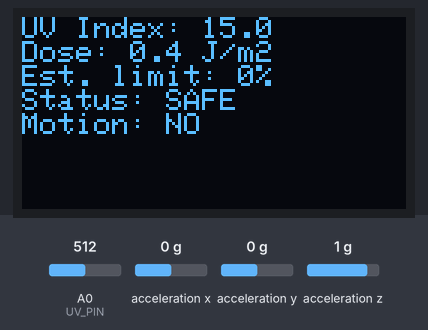
Recording of a sketch running on a simulated Arduino Uno, built with avr-gcc and run on an emulated ATmega328P. Shown: 128×64 one-colour display. Wiring (inferred from the names in the program): MPU-6050 motion sensor at I2C address 0x68. The inputs (shaded band) are chosen by the test bench; at power-on: acceleration x 0 g, A0 (UV_PIN) = 512, acceleration y 0 g, acceleration z 1 g. What the sketch prints to the serial monitor is not drawn.

Above: at 2.0 s.
2.1 s: acceleration x set to -1.4 g
At 3.8 s:
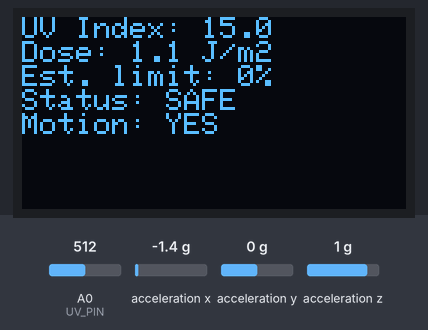
6.2 s: A0 (UV_PIN) set to 90
At 7.8 s:
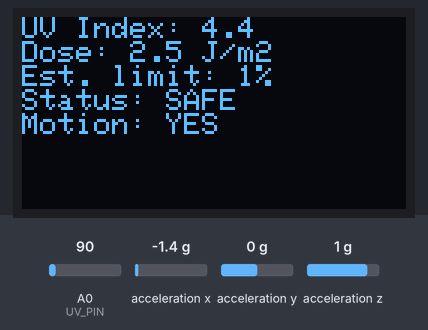
9.5 s: A0 (UV_PIN) set to 5
At 10.3 s:
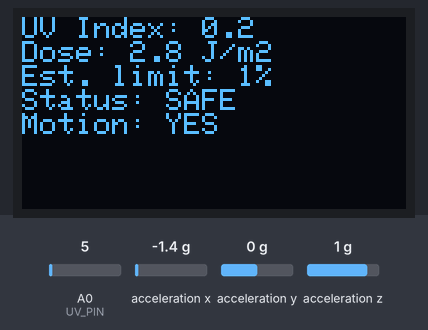
11.5 s: A0 (UV_PIN) set to 60
At 12.8 s:
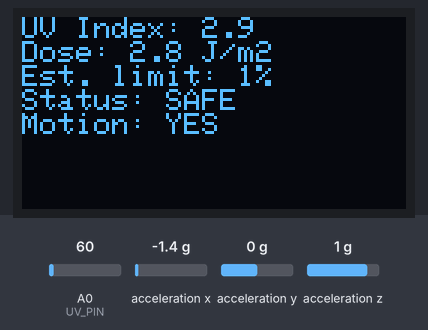
14.5 s: acceleration x set to 0 g
At 15.3 s:
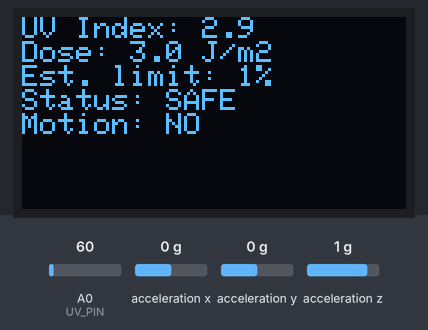
17.5 s: acceleration y set to -1.4 g
At 18.8 s:
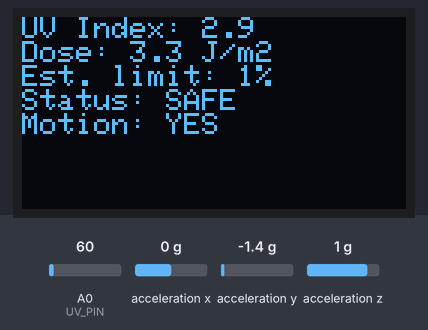
Timing chart, 0 to 20.5 s (numbered marks = the images above; inputs shaded):
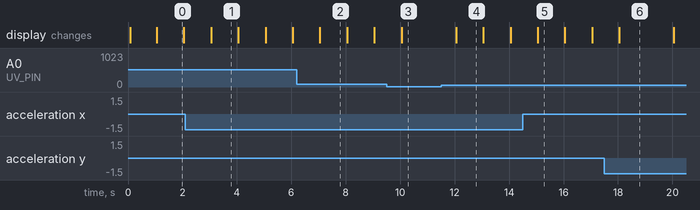

Measured:
- after the input at 2.1 s, the display: changes after 0.95 s (image 1)
- after the input at 11.5 s, the display: changes after 0.55 s (image 4)
- after the input at 14.5 s, the display: changes after 0.55 s (image 5)
- after the input at 17.5 s, the display: changes after 0.55 s (image 6)
- what the display in image 0 shows lasts 1.0 s, from 1.1 s to 2.1 s

The sketch:

smart_uv_monitor.ino
```cpp
#include <Wire.h>
#include "uv_sensor.h"
#include "mpu6050_handler.h"
#include "oled_display.h"
#include "exposure_calculator.h"
#include "alert_manager.h"

// Hardware: Arduino Uno, GUVA-S12SD analog UV module, MPU6050,
// SSD1306 128x64 I2C OLED, passive/active buzzer.
const uint8_t UV_PIN = A0;
const uint8_t BUZZER_PIN = 8;

UVSensor uvSensor(UV_PIN);
MPU6050Handler motion;
OLEDDisplay display;
ExposureCalculator exposure;
AlertManager alerts(BUZZER_PIN);

unsigned long lastSampleMs = 0;
const unsigned long SAMPLE_INTERVAL_MS = 1000;
const uint8_t SKIN_PROFILE = 3; // 1..6; set to the user's chosen profile

void setup() {
  Serial.begin(115200);
  Wire.begin();
  pinMode(BUZZER_PIN, OUTPUT);
  digitalWrite(BUZZER_PIN, LOW);

  uvSensor.begin();
  bool oledOK = display.begin();
  bool mpuOK = motion.begin();

  Serial.println(F("Smart UV Exposure Monitor"));
  Serial.println(F("time_ms,adc,voltage_v,uv_index,dose_j_m2,upper_dose_j_m2,alert,motion"));
  Serial.print(F("OLED: ")); Serial.println(oledOK ? F("OK") : F("NOT FOUND"));
  Serial.print(F("MPU6050: ")); Serial.println(mpuOK ? F("OK") : F("NOT FOUND"));
  display.showStatus("UV Monitor", "Starting...");
  delay(800);
}

void loop() {
  const unsigned long now = millis();
  if (now - lastSampleMs < SAMPLE_INTERVAL_MS) return;
  const float dtSeconds = (now - lastSampleMs) / 1000.0f;
  lastSampleMs = now;

  UVReading reading = uvSensor.read();
  MotionReading movement = motion.read();
  exposure.update(reading.uvIndex, dtSeconds, SKIN_PROFILE);
  AlertLevel level = alerts.evaluate(exposure.getUpperDosePercent());

  alerts.apply(level);
  display.showMeasurements(reading.uvIndex, exposure.getDose(),
                           exposure.getUpperDosePercent(), level,
                           movement.valid && movement.moving);

  Serial.print(now); Serial.print(',');
  Serial.print(reading.adc); Serial.print(',');
  Serial.print(reading.voltage, 4); Serial.print(',');
  Serial.print(reading.uvIndex, 3); Serial.print(',');
  Serial.print(exposure.getDose(), 3); Serial.print(',');
  Serial.print(exposure.getUpperDose(), 3); Serial.print(',');
  Serial.print(alerts.label(level)); Serial.print(',');
  Serial.println(movement.valid && movement.moving ? F("MOVING") : F("STILL"));
}
```

alert_manager.cpp
```cpp
#include "alert_manager.h"

AlertManager::AlertManager(uint8_t buzzerPin) : pin(buzzerPin) {}

AlertLevel AlertManager::evaluate(float p) const {
  if (p >= 100.0f) return ALERT_LIMIT;
  if (p >= 80.0f) return ALERT_HIGH;
  if (p >= 50.0f) return ALERT_CAUTION;

  return ALERT_SAFE;
}

void AlertManager::apply(AlertLevel level) {
  if (level == ALERT_HIGH || level == ALERT_LIMIT) {
    // Generate a 1000 Hz warning tone.
    tone(pin, 1000);
  } else {
    // Keep buzzer silent for SAFE and CAUTION.
    noTone(pin);
  }
}

const __FlashStringHelper *AlertManager::label(AlertLevel level) const {
  switch (level) {
    case ALERT_CAUTION:
      return F("CAUTION");

    case ALERT_HIGH:
      return F("HIGH");

    case ALERT_LIMIT:
      return F("LIMIT");

    default:
      return F("SAFE");
  }
}
```

alert_manager.h
```cpp
#ifndef ALERT_MANAGER_H
#define ALERT_MANAGER_H
#include <Arduino.h>
enum AlertLevel { ALERT_SAFE, ALERT_CAUTION, ALERT_HIGH, ALERT_LIMIT };
class AlertManager {
public:
  explicit AlertManager(uint8_t buzzerPin);
  AlertLevel evaluate(float upperDosePercent) const;
  void apply(AlertLevel level);
  const __FlashStringHelper *label(AlertLevel level) const;
private:
  uint8_t pin;
};
#endif
```

exposure_calculator.cpp
```cpp
#include "exposure_calculator.h"
ExposureCalculator::ExposureCalculator() : dose(0), previousUvi(0), hasPrevious(false), activeProfile(3) {}
float ExposureCalculator::thresholdFor(uint8_t p) const {
  // Demonstration-only dose thresholds; not validated MED values or medical advice.
  const float t[6] = {200, 250, 300, 450, 600, 1000};
  if (p < 1) p = 1; if (p > 6) p = 6;
  return t[p - 1];
}
void ExposureCalculator::update(float uvi, float dt, uint8_t profile) {
  if (profile < 1) profile = 1;
  if (profile > 6) profile = 6;
  activeProfile = profile;
  if (uvi < 0) uvi = 0;
  if (dt <= 0) return;
  // Approximate erythemally weighted irradiance: UVI = 40 * E (W/m^2).
  float irradiance = uvi / 40.0f;
  float previousIrradiance = hasPrevious ? previousUvi / 40.0f : irradiance;
  dose += 0.5f * (irradiance + previousIrradiance) * dt;
  previousUvi = uvi; hasPrevious = true;
}
float ExposureCalculator::getDose() const { return dose; }
float ExposureCalculator::getUpperDose() const { return dose * 1.15f; }
float ExposureCalculator::getUpperDosePercent() const {
  return (getUpperDose() / thresholdFor(activeProfile)) * 100.0f;
}
void ExposureCalculator::reset() { dose = 0; previousUvi = 0; hasPrevious = false; }
```

exposure_calculator.h
```cpp
#ifndef EXPOSURE_CALCULATOR_H
#define EXPOSURE_CALCULATOR_H
#include <Arduino.h>
class ExposureCalculator {
public:
  ExposureCalculator();
  void update(float uvIndex, float dtSeconds, uint8_t skinProfile);
  float getDose() const;
  float getUpperDose() const;
  float getUpperDosePercent() const;
  void reset();
private:
  float dose;
  float previousUvi;
  bool hasPrevious;
  uint8_t activeProfile;
  float thresholdFor(uint8_t profile) const;
};
#endif
```

mpu6050_handler.cpp
```cpp
#include "mpu6050_handler.h"
static const uint8_t MPU_ADDR = 0x68;

bool MPU6050Handler::writeRegister(uint8_t reg, uint8_t value) {
  Wire.beginTransmission(MPU_ADDR);
  Wire.write(reg); Wire.write(value);
  return Wire.endTransmission() == 0;
}
bool MPU6050Handler::readRegisters(uint8_t start, uint8_t *buffer, uint8_t count) {
  Wire.beginTransmission(MPU_ADDR);
  Wire.write(start);
  if (Wire.endTransmission(false) != 0) return false;
  uint8_t got = Wire.requestFrom(MPU_ADDR, count);
  if (got != count) return false;
  for (uint8_t i = 0; i < count; ++i) buffer[i] = Wire.read();
  return true;
}
bool MPU6050Handler::begin() {
  available = writeRegister(0x6B, 0x00); // wake device
  return available;
}
MotionReading MPU6050Handler::read() {
  MotionReading out = {0, 0, 0, false, false};
  if (!available) return out;
  uint8_t b[6];
  if (!readRegisters(0x3B, b, 6)) return out;
  int16_t rx = (int16_t)((b[0] << 8) | b[1]);
  int16_t ry = (int16_t)((b[2] << 8) | b[3]);
  int16_t rz = (int16_t)((b[4] << 8) | b[5]);
  out.ax = rx / 16384.0f; out.ay = ry / 16384.0f; out.az = rz / 16384.0f;
  // A simple movement flag from deviation of acceleration magnitude from 1 g.
  float mag = sqrt(out.ax*out.ax + out.ay*out.ay + out.az*out.az);
  out.moving = fabs(mag - 1.0f) > 0.12f;
  out.valid = true;
  return out;
}
```

mpu6050_handler.h
```cpp
#ifndef MPU6050_HANDLER_H
#define MPU6050_HANDLER_H
#include <Arduino.h>
#include <Wire.h>
struct MotionReading {
  float ax, ay, az;
  bool moving;
  bool valid;
};
class MPU6050Handler {
public:
  bool begin();
  MotionReading read();
private:
  bool available;
  bool writeRegister(uint8_t reg, uint8_t value);
  bool readRegisters(uint8_t start, uint8_t *buffer, uint8_t count);
};
#endif
```

oled_display.cpp
```cpp
#include "oled_display.h"
#include <Wire.h>
#include <Adafruit_GFX.h>
#include <Adafruit_SSD1306.h>
static Adafruit_SSD1306 oled(128, 64, &Wire, -1);
bool OLEDDisplay::begin() {
  available = oled.begin(SSD1306_SWITCHCAPVCC, 0x3C);
  if (available) { oled.clearDisplay(); oled.setTextColor(SSD1306_WHITE); oled.display(); }
  return available;
}
void OLEDDisplay::showStatus(const char *a, const char *b) {
  if (!available) return;
  oled.clearDisplay(); oled.setTextSize(1); oled.setCursor(0, 8);
  oled.println(a); oled.println(b); oled.display();
}
void OLEDDisplay::showMeasurements(float uvi, float dose, float percent,
                                   AlertLevel level, bool moving) {
  if (!available) return;
  oled.clearDisplay();
  oled.setTextSize(1); oled.setCursor(0, 0);
  oled.print(F("UV Index: ")); oled.println(uvi, 1);
  oled.print(F("Dose: ")); oled.print(dose, 1); oled.println(F(" J/m2"));
  oled.print(F("Est. limit: ")); oled.print(percent, 0); oled.println(F("%"));
  oled.print(F("Status: "));
  if (level == ALERT_SAFE) oled.println(F("SAFE"));
  else if (level == ALERT_CAUTION) oled.println(F("CAUTION"));
  else if (level == ALERT_HIGH) oled.println(F("HIGH"));
  else oled.println(F("LIMIT"));
  oled.print(F("Motion: ")); oled.println(moving ? F("YES") : F("NO"));
  oled.display();
}
```

oled_display.h
```cpp
#ifndef OLED_DISPLAY_H
#define OLED_DISPLAY_H
#include <Arduino.h>
#include "alert_manager.h"
class OLEDDisplay {
public:
  bool begin();
  void showStatus(const char *line1, const char *line2);
  void showMeasurements(float uvi, float dose, float percent,
                        AlertLevel level, bool moving);
private:
  bool available;
};
#endif
```

uv_sensor.cpp
```cpp
#include "uv_sensor.h"

UVSensor::UVSensor(uint8_t analogPin)
  : pin(analogPin), voltsPerUVI(0.10f), zeroOffsetVolts(0.00f) {}

void UVSensor::begin() {
  pinMode(pin, INPUT);
  analogReference(DEFAULT);
}

void UVSensor::setCalibration(float slope, float offset) {
  if (slope > 0.0f) voltsPerUVI = slope;
  zeroOffsetVolts = offset;
}

UVReading UVSensor::read() {
  // Average several ADC samples to reduce short-term noise.
  long sum = 0;
  const uint8_t n = 8;
  for (uint8_t i = 0; i < n; ++i) {
    sum += analogRead(pin);
    delay(2);
  }
  const int adc = (int)(sum / n);
  const float voltage = adc * (5.0f / 1023.0f);
  // Provisional linear conversion only. Calibrate against a reference UV meter.
  float uvi = (voltage - zeroOffsetVolts) / voltsPerUVI;
  if (uvi < 0.0f) uvi = 0.0f;
  if (uvi > 15.0f) uvi = 15.0f;
  UVReading result = {adc, voltage, uvi};
  return result;
}
```

uv_sensor.h
```cpp
#ifndef UV_SENSOR_H
#define UV_SENSOR_H
#include <Arduino.h>

struct UVReading {
  int adc;
  float voltage;
  float uvIndex;
};

class UVSensor {
public:
  explicit UVSensor(uint8_t analogPin);
  void begin();
  UVReading read();
  void setCalibration(float voltsPerUVI, float zeroOffsetVolts);
private:
  uint8_t pin;
  float voltsPerUVI;
  float zeroOffsetVolts;
};
#endif
```
